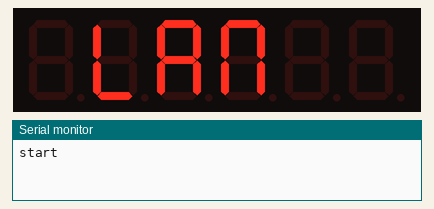
Simulated run of this sketch. Board: ESP32. On the bench: 6-digit seven-segment display, the last lines printed to the serial monitor. Wiring (inferred from the names in the program): 6-digit 7-segment display, segments lit when HIGH: segments GPIO 32, GPIO 12, GPIO 21, GPIO 16, GPIO 22, GPIO 25, GPIO 27, GPIO 17; digit selects GPIO 26, GPIO 18, GPIO 19, GPIO 23, GPIO 5, GPIO 13. WiFi joins after 1.5 s; servers stay silent unless stated; the local clock reads 2024-03-15 10:24:30 at power-on unless the sketch sets it; EEPROM starts erased; the segment pins are drawn as the display they are named for.

Above: at 0.1 s.
At 1.81 s:
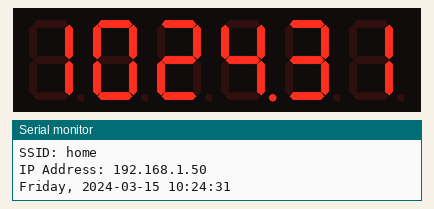
At 6.1 s:
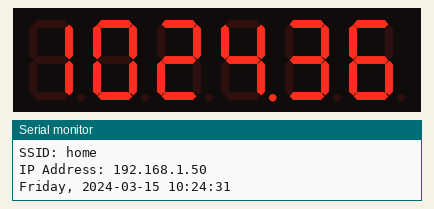
At 10.6 s:
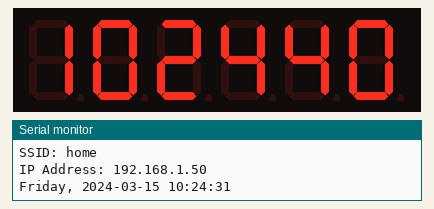
At 20.1 s:
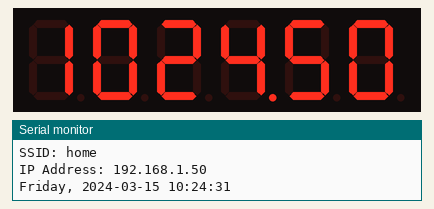
At 39.1 s:
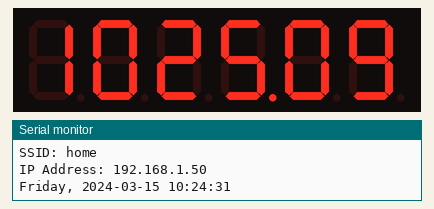

The sketch:

clock.ino
```cpp
#include <WiFi.h>
#include <DNSServer.h>
#include <WebServer.h>
#include <WiFiManager.h>          //　Install WiFiManager by tzapu using Library Manager of Arduino IDE.
#include <Preferences.h>

// switch between 24H (12 rotors) / 12H (10 rotors)
#define HOUR12 false

// NTP settings
// find the name of timezone from https://github.com/nayarsystems/posix_tz_db/blob/master/zones.csv
char timeZone[40] = "JST-9";
char ntpServer[40] = "pool.ntp.org";

#define SEG_N 8
#define GRID_N 6
int segment[SEG_N] = {32, 12, 21, 16, 22, 25, 27, 17}; // GPIO ports of 7-segment anodes
int grid[GRID_N] = {26, 18, 19, 23, 5, 13}; //GPIO ports of the grid of each digit

int content[GRID_N]; // on / off of each segment

int numeric[10] = { // 7-segment font from '0' to '9'
  0x3f, 0x06, 0x5b, 0x4f, 0x66, 0x6d, 0x7d, 0x07, 0x7f, 0x6f
};

//////////////////////////////
// WiFi and NTP section
//////////////////////////////

void getNTP(void) {
  for(int i = 0; WiFi.status() != WL_CONNECTED; i++) {
    if(i > 30) {
      ESP.restart();
    }
    Serial.println("Waiting for WiFi connection..");
    delay(1000);
  }

  configTime(0, 0, ntpServer);
  setenv("TZ", timeZone, 1);
  tzset();

  printLocalTime();
}

void printLocalTime() {
  struct tm timeinfo;
  if (!getLocalTime(&timeinfo)) {
    Serial.println("Failed to obtain time");
    return;
  }
  Serial.println(&timeinfo, "%A, %Y-%m-%d %H:%M:%S");
}

bool shouldSaveConfig = false;
void saveConfigCallback() {
  shouldSaveConfig = true;
}

void wifiSetup() {
  content[0] = 0;
  content[1] = 0x38; // L
  content[2] = 0x77; // A
  content[3] = 0x37; // N
  content[4] = 0;
  content[5] = 0;

  WiFiManager wifiManager;
  Preferences preferences;

  //reset saved settings
  //wifiManager.resetSettings();

  preferences.begin("ntp_config", false);
  strcpy(ntpServer, preferences.getString("ntp_server", ntpServer).c_str());
  strcpy(timeZone, preferences.getString("time_zone", timeZone).c_str());

  WiFiManagerParameter ntp_server("ntp_server", "NTP server", ntpServer, 40);
  WiFiManagerParameter time_zone("time_zone", "Time zone", timeZone, 40);
  wifiManager.addParameter(&ntp_server);
  wifiManager.addParameter(&time_zone);

  wifiManager.setSaveConfigCallback(saveConfigCallback);
  wifiManager.setTimeout(180);
  wifiManager.autoConnect("VFD Clock");

  strcpy(ntpServer, ntp_server.getValue());
  strcpy(timeZone, time_zone.getValue());

  if (shouldSaveConfig) {
    preferences.putString("ntp_server", ntpServer);
    preferences.putString("time_zone", timeZone);
  }

  //if you get here you have connected to the WiFi
  Serial.print("SSID: ");
  Serial.println(WiFi.SSID());
  Serial.print("IP Address: ");
  Serial.println(WiFi.localIP());
}

hw_timer_t *timer = NULL;

// dynamic drive of VFD display
void IRAM_ATTR onTimer(void) {
  static int currentGrid;

  digitalWrite(grid[currentGrid], LOW);

  currentGrid = (currentGrid + 1) % GRID_N;
  for(int s = 0; s < SEG_N; s++) {
    digitalWrite(segment[s], (content[currentGrid] >> s) & 0x01 ? HIGH : LOW);
  }
  digitalWrite(grid[currentGrid], HIGH);
}

void setup() {
  Serial.begin(115200);
  Serial.println("start");

  for(int g = 0; g < GRID_N; g++) {
    pinMode(grid[g], OUTPUT);
  }
  for(int s = 0; s < SEG_N; s++) {
    pinMode(segment[s], OUTPUT);
  }

  timer = timerBegin(1000000L);
  timerAttachInterrupt(timer, &onTimer);
  timerAlarm(timer, 1000, true, 0); // 1ms for each digit * 6 digit = 6ms cycle (167 Hz dynamic drive)

  wifiSetup();
  getNTP(); // get current time
}

void loop() {
  static int prevSec = -1;
  struct tm tmtime;
  static unsigned long ms;
  bool blink;

  getLocalTime(&tmtime);

  if(prevSec != tmtime.tm_sec) {
    prevSec = tmtime.tm_sec;
    ms = millis();
  }
  blink = (millis() - ms > 500) ? false : true;

#if HOUR12
  tmtime.tm_hour %= 12;
  if(tmtime.tm_hour == 0)
    tmtime.tm_hour = 12;
#endif

  content[0] = numeric[tmtime.tm_hour / 10];
  content[1] = numeric[tmtime.tm_hour % 10];
  content[2] = numeric[tmtime.tm_min / 10];
  content[3] = numeric[tmtime.tm_min % 10] + (blink ? 0x80 : 0); // blinks decimal point
  content[4] = numeric[tmtime.tm_sec / 10];
  content[5] = numeric[tmtime.tm_sec % 10];

  if(tmtime.tm_hour == 4 &&
    tmtime.tm_min == 0 &&
    tmtime.tm_sec == 0) {// get current time via NTP everyday
      getNTP();
  }
}
```

Measured:
- what the display in image 0 shows lasts 1.6 s, from 0.0 s to 1.6 s
- what the display in image 1 shows lasts 0.5 s, from 1.6 s to 2.1 s
